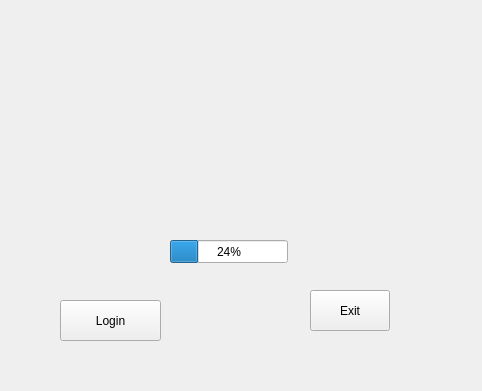
<?xml version="1.0" encoding="UTF-8"?>
<ui version="4.0">
 <class>Widget</class>
 <widget class="QWidget" name="Widget">
  <property name="geometry">
   <rect>
    <x>0</x>
    <y>0</y>
    <width>482</width>
    <height>391</height>
   </rect>
  </property>
  <property name="windowTitle">
   <string>Widget</string>
  </property>
  <widget class="QPushButton" name="Login">
   <property name="geometry">
    <rect>
     <x>60</x>
     <y>300</y>
     <width>101</width>
     <height>41</height>
    </rect>
   </property>
   <property name="text">
    <string>Login</string>
   </property>
  </widget>
  <widget class="QProgressBar" name="barbar">
   <property name="geometry">
    <rect>
     <x>170</x>
     <y>240</y>
     <width>118</width>
     <height>23</height>
    </rect>
   </property>
   <property name="value">
    <number>24</number>
   </property>
  </widget>
  <widget class="QPushButton" name="Exit">
   <property name="geometry">
    <rect>
     <x>310</x>
     <y>290</y>
     <width>80</width>
     <height>41</height>
    </rect>
   </property>
   <property name="text">
    <string>Exit</string>
   </property>
  </widget>
 </widget>
 <layoutdefault spacing="6" margin="11"/>
 <resources/>
 <connections/>
</ui>
